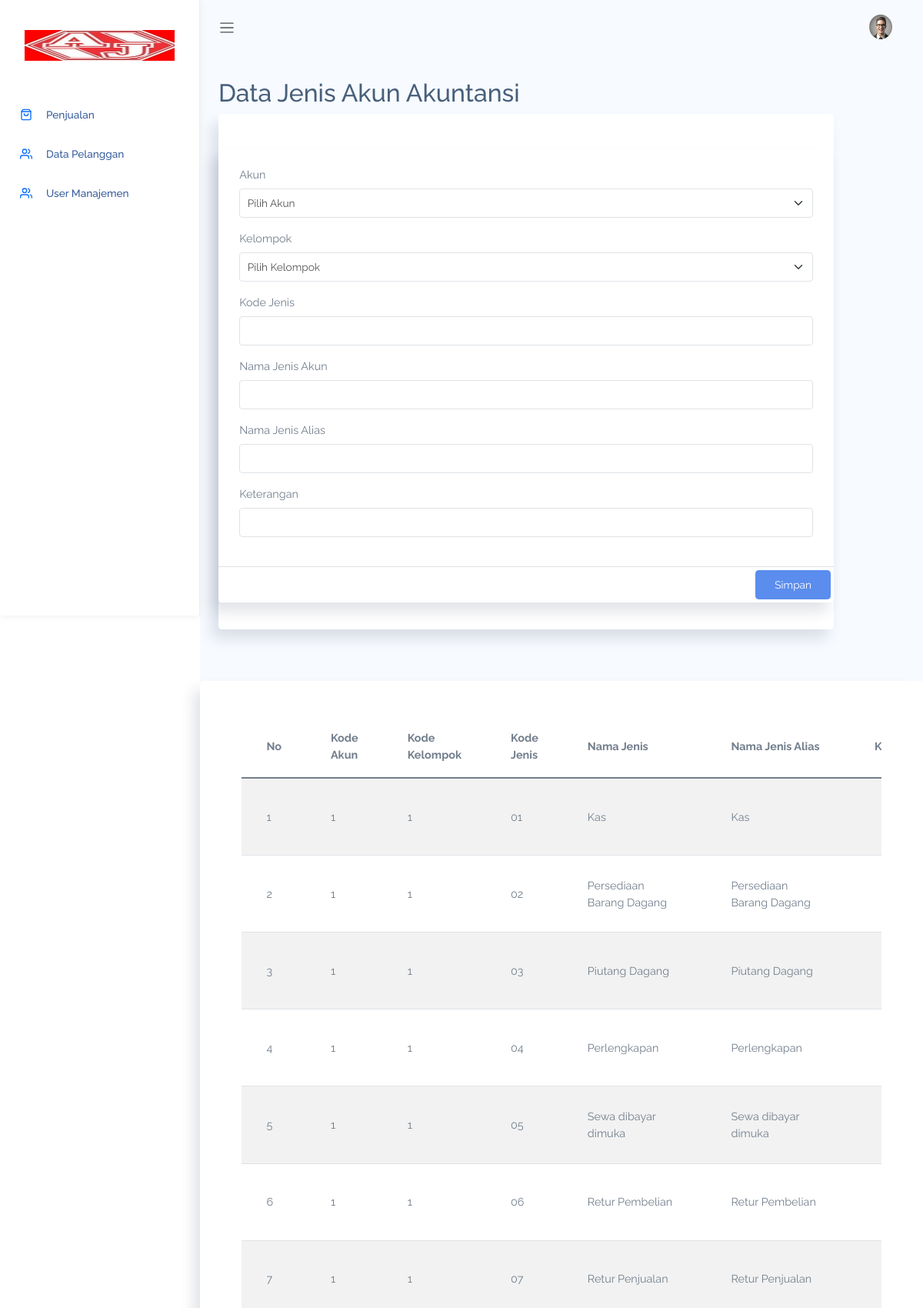
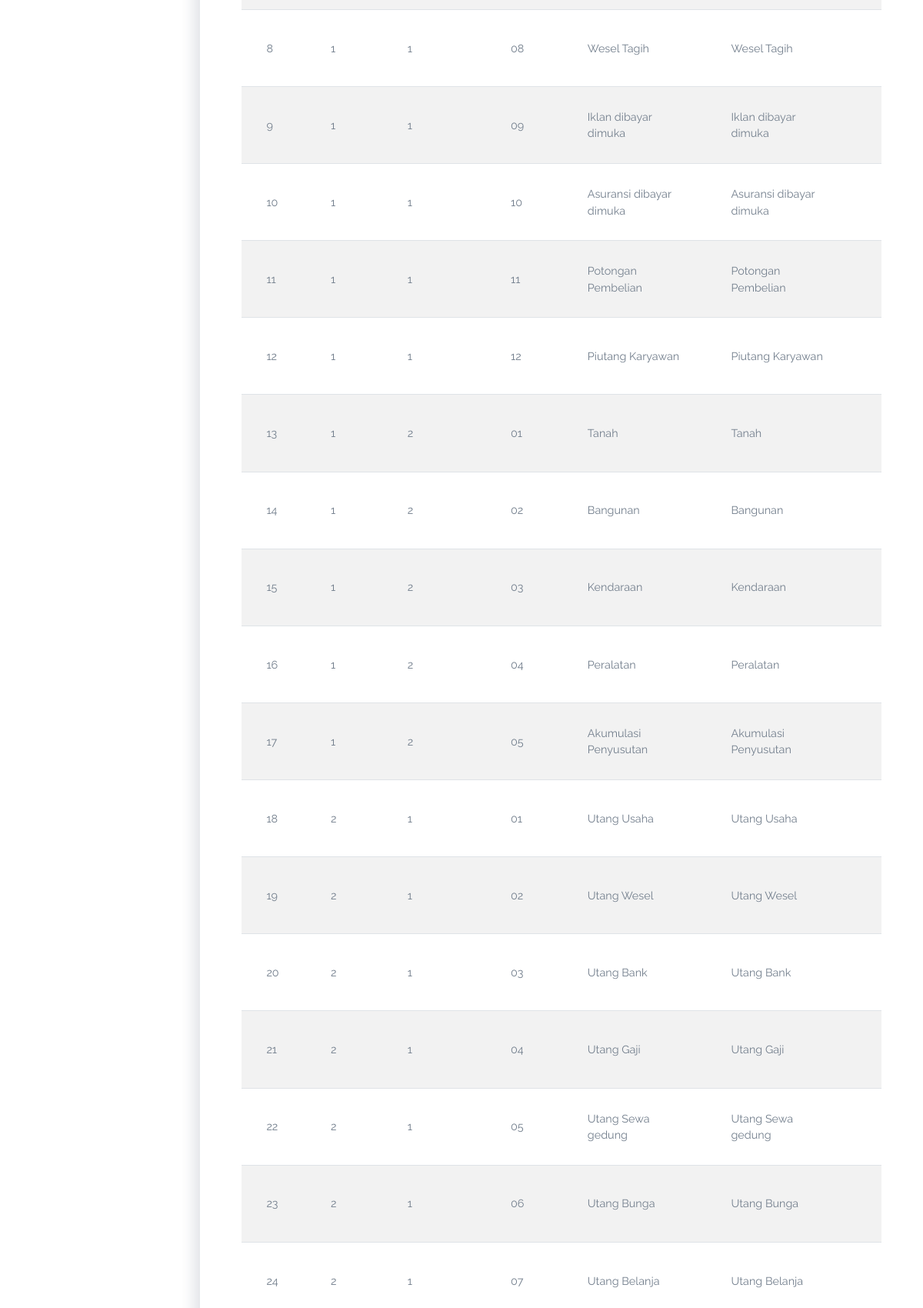
The app's page /index.php/masterdata/jenis (upper part) with its own data (2 pictures, top to bottom).
### tables this page shows
CREATE TABLE `md_jenis` (
  `KD_AKUN` varchar(25) NOT NULL,
  `KD_KELOMPOK` varchar(25) NOT NULL,
  `KD_JENIS` varchar(25) NOT NULL,
  `NM_JENIS` varchar(200) NOT NULL,
  `NM_JENIS_ALIAS` varchar(200) DEFAULT NULL,
  `KETERANGAN` varchar(100) DEFAULT NULL
);

### application/controllers/Masterdata.php (called while the page is built, shortened)
<?php
class Masterdata extends CI_Controller {
public function jenis()
{
    $data['title'] = 'Jenis';
    $data['kelompok'] = $this->db->query("SELECT * FROM md_kelompok")->result_array();
    $data['akun'] = $this->db->query("SELECT * FROM md_akun")->result_array();
    $data['jenis'] = $this->db->query("SELECT * FROM md_jenis")->result_array();
    $this->load->view('template/header', $data);
    $this->load->view('template/sidebar', $data);
    $this->load->view('template/topbar', $data);
    $this->load->view('masterdata/jenis', $data);
    $this->load->view('template/footer', $data);
}
}

### index.php (called while the page is built, shortened)
<?php
require_once BASEPATH.'core/CodeIgniter.php';

### application/views/masterdata/jenis.php (the view, shortened to what this page needs)
<div class="main-content container-fluid">
	<div class="page-title">
		<h3>Data Jenis Akun Akuntansi</h3>
	</div>
	<div class="card" style="width: 50rem;">
		<div class="card-body">
		</div>
		<section class="section">
			<div class="card">
				<div class="card-header">
					<form action="<?= base_url('masterdata/tambah_jenis') ?>" method="POST"
						enctype="multipart/form-data">
						<div class="mb-3">
							<label for="akun" class="form-label">Akun</label>
							<select class="form-select" aria-label="akun" name="kd_akun" id="akun">
								<option selected>Pilih Akun</option>
							</select>
						</div>
						<div class="mb-3">
							<label for="kelompok" class="form-label">Kelompok</label>
							<select class="form-select" aria-label="kelompok" name="kd_kelompok" id="kelompok">
								<option selected>Pilih Kelompok</option>
							</select>
						</div>
						<div class="mb-3">
							<label for="kd_jenis" class="form-label">Kode Jenis</label>
							<input type="number" class="form-control" id="kd_jenis" name="kd_jenis" required>
						</div>
						<div class="mb-3">
							<label for="nm_jenis" class="form-label">Nama Jenis Akun</label>
							<input type="text" class="form-control" id="nm_jenis" name="nm_jenis" required>
						</div>
						<div class="mb-3">
							<label for="nm_jenis_alias" class="form-label">Nama Jenis Alias</label>
							<input type="text" class="form-control" id="nm_jenis_alias" name="nm_jenis_alias" required>
						</div>
						<div class="mb-3">
							<label for="keterangan" class="form-label">Keterangan</label>
							<input type="text" class="form-control" id="keterangan" name="keterangan" required>
						</div>
				</div>
				<div class="modal-footer">
					<button type="submit" class="btn btn-primary">Simpan</button>
				</div>
			</div>
	</div>
</div>
<div class="card">
	<div class="card-body">
		<div class="card-body">
			<div class="table-responsive">
				<table class='table table-striped'>
					<thead>
						<tr>
							<th>No</th>
							<th>Kode Akun</th>
							<th>Kode Kelompok</th>
							<th>Kode Jenis</th>
							<th>Nama Jenis</th>
							<th>Nama Jenis Alias</th>
							<th>Keterangan</th>
						</tr>
					</thead>
					<tbody>
						<?php $no = 1; foreach($jenis as $b) : ?>
						<tr>
							<td><?= $no ?></td>
							<td><?= $b['KD_AKUN'] ?></td>
							<td><?= $b['KD_KELOMPOK'] ?></td>
							<td><?= $b['KD_JENIS'] ?></td>
							<td><?= $b['NM_JENIS'] ?></td>
							<td><?= $b['NM_JENIS_ALIAS'] ?></td>
							<td><?= $b['KETERANGAN'] ?></td>
			</div>
		</div>
		<div class="modal fade" id="exampleModal<?= $b['KD_JENIS'] ?>" tabindex="-1" aria-labelledby="exampleModalLabel"
			aria-hidden="true">
			<?php $no++; endforeach; ?>
		</div>

### assets/css/app.css (style rules this page uses)
* { font-family:Raleway }
#main .main-content { padding:2rem 1.5rem }
#main .main-content .page-title h3 { font-size:2rem }
a,button { outline:0 }
.btn.btn-danger,.btn.btn-dark,.btn.btn-info,.btn.btn-light,.btn.btn-link,.btn.btn-primary,.btn.btn-secondary,.btn.btn-success,.btn.btn-warning { color:#fff }
.card { box-shadow:-8px 12px 18px 0 rgba(25,42,70,.13);margin-bottom:2.2rem }
.card .card-header { border:none }
.card .card-body { padding:1.4rem 1.7rem }
.dataTable-table td,.dataTable-table thead th,.table td,.table thead th { vertical-align:middle }
.dataTable-table thead th,.table thead th { border-bottom:2px solid #475f7b }

### records on screen
md_jenis: KD_AKUN "1", KD_KELOMPOK "1", KD_JENIS "01", NM_JENIS "Kas", NM_JENIS_ALIAS "Kas"
md_jenis: KD_AKUN "1", KD_KELOMPOK "1", KD_JENIS "02", NM_JENIS "Persediaan Barang Dagang", NM_JENIS_ALIAS "Persediaan Barang Dagang"
md_jenis: KD_AKUN "1", KD_KELOMPOK "1", KD_JENIS "03", NM_JENIS "Piutang Dagang", NM_JENIS_ALIAS "Piutang Dagang"
md_jenis: KD_AKUN "1", KD_KELOMPOK "1", KD_JENIS "04", NM_JENIS "Perlengkapan", NM_JENIS_ALIAS "Perlengkapan"
md_jenis: KD_AKUN "1", KD_KELOMPOK "1", KD_JENIS "05", NM_JENIS "Sewa dibayar dimuka", NM_JENIS_ALIAS "Sewa dibayar dimuka"
md_jenis: KD_AKUN "1", KD_KELOMPOK "1", KD_JENIS "06", NM_JENIS "Retur Pembelian", NM_JENIS_ALIAS "Retur Pembelian"
md_jenis: KD_AKUN "1", KD_KELOMPOK "1", KD_JENIS "07", NM_JENIS "Retur Penjualan", NM_JENIS_ALIAS "Retur Penjualan"
md_jenis: KD_AKUN "1", KD_KELOMPOK "1", KD_JENIS "08", NM_JENIS "Wesel Tagih", NM_JENIS_ALIAS "Wesel Tagih"
md_jenis: KD_AKUN "1", KD_KELOMPOK "1", KD_JENIS "09", NM_JENIS "Iklan dibayar dimuka", NM_JENIS_ALIAS "Iklan dibayar dimuka"
md_jenis: KD_AKUN "1", KD_KELOMPOK "1", KD_JENIS "10", NM_JENIS "Asuransi dibayar dimuka", NM_JENIS_ALIAS "Asuransi dibayar dimuka"
md_jenis: KD_AKUN "1", KD_KELOMPOK "1", KD_JENIS "11", NM_JENIS "Potongan Pembelian", NM_JENIS_ALIAS "Potongan Pembelian"
md_jenis: KD_AKUN "1", KD_KELOMPOK "1", KD_JENIS "12", NM_JENIS "Piutang Karyawan", NM_JENIS_ALIAS "Piutang Karyawan"
md_jenis: KD_AKUN "1", KD_KELOMPOK "2", KD_JENIS "01", NM_JENIS "Tanah", NM_JENIS_ALIAS "Tanah"
md_jenis: KD_AKUN "1", KD_KELOMPOK "2", KD_JENIS "02", NM_JENIS "Bangunan", NM_JENIS_ALIAS "Bangunan"
md_jenis: KD_AKUN "1", KD_KELOMPOK "2", KD_JENIS "03", NM_JENIS "Kendaraan", NM_JENIS_ALIAS "Kendaraan"
md_jenis: KD_AKUN "1", KD_KELOMPOK "2", KD_JENIS "04", NM_JENIS "Peralatan", NM_JENIS_ALIAS "Peralatan"
md_jenis: KD_AKUN "1", KD_KELOMPOK "2", KD_JENIS "05", NM_JENIS "Akumulasi Penyusutan", NM_JENIS_ALIAS "Akumulasi Penyusutan"
md_jenis: KD_AKUN "2", KD_KELOMPOK "1", KD_JENIS "01", NM_JENIS "Utang Usaha", NM_JENIS_ALIAS "Utang Usaha"
md_jenis: KD_AKUN "2", KD_KELOMPOK "1", KD_JENIS "02", NM_JENIS "Utang Wesel", NM_JENIS_ALIAS "Utang Wesel"
md_jenis: KD_AKUN "2", KD_KELOMPOK "1", KD_JENIS "03", NM_JENIS "Utang Bank", NM_JENIS_ALIAS "Utang Bank"
md_jenis: KD_AKUN "2", KD_KELOMPOK "1", KD_JENIS "04", NM_JENIS "Utang Gaji", NM_JENIS_ALIAS "Utang Gaji"
md_jenis: KD_AKUN "2", KD_KELOMPOK "1", KD_JENIS "05", NM_JENIS "Utang Sewa gedung", NM_JENIS_ALIAS "Utang Sewa gedung"
md_jenis: KD_AKUN "2", KD_KELOMPOK "1", KD_JENIS "06", NM_JENIS "Utang Bunga", NM_JENIS_ALIAS "Utang Bunga"
md_jenis: KD_AKUN "2", KD_KELOMPOK "1", KD_JENIS "07", NM_JENIS "Utang Belanja", NM_JENIS_ALIAS "Utang Belanja"
